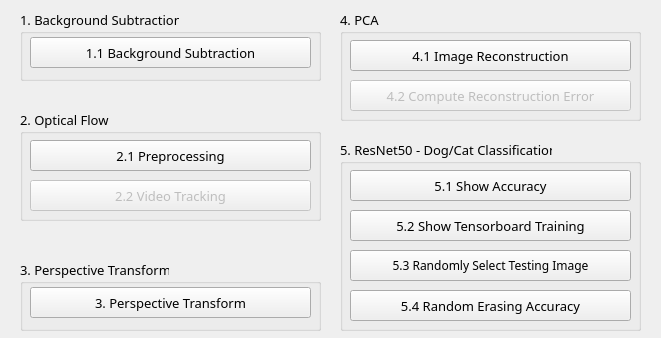
<?xml version="1.0" encoding="UTF-8"?>
<ui version="4.0">
 <class>MainWindow</class>
 <widget class="QMainWindow" name="MainWindow">
  <property name="geometry">
   <rect>
    <x>0</x>
    <y>0</y>
    <width>661</width>
    <height>338</height>
   </rect>
  </property>
  <property name="font">
   <font>
    <family>微軟正黑體</family>
    <pointsize>11</pointsize>
   </font>
  </property>
  <property name="windowTitle">
   <string>CVDL_2020_HW02_By_Steven_HH_Chen</string>
  </property>
  <widget class="QWidget" name="centralwidget">
   <widget class="QGroupBox" name="groupBox">
    <property name="geometry">
     <rect>
      <x>20</x>
      <y>10</y>
      <width>301</width>
      <height>71</height>
     </rect>
    </property>
    <property name="font">
     <font>
      <family>微軟正黑體</family>
      <pointsize>10</pointsize>
     </font>
    </property>
    <property name="title">
     <string>1. Background Subtraction</string>
    </property>
    <widget class="QPushButton" name="pushButton">
     <property name="geometry">
      <rect>
       <x>10</x>
       <y>27</y>
       <width>281</width>
       <height>31</height>
      </rect>
     </property>
     <property name="font">
      <font>
       <family>微軟正黑體</family>
       <pointsize>10</pointsize>
      </font>
     </property>
     <property name="text">
      <string>1.1 Background Subtraction</string>
     </property>
    </widget>
   </widget>
   <widget class="QGroupBox" name="groupBox_2">
    <property name="geometry">
     <rect>
      <x>20</x>
      <y>110</y>
      <width>301</width>
      <height>111</height>
     </rect>
    </property>
    <property name="font">
     <font>
      <family>微軟正黑體</family>
      <pointsize>10</pointsize>
     </font>
    </property>
    <property name="title">
     <string>2. Optical Flow</string>
    </property>
    <widget class="QPushButton" name="pushButton_2">
     <property name="geometry">
      <rect>
       <x>10</x>
       <y>30</y>
       <width>281</width>
       <height>31</height>
      </rect>
     </property>
     <property name="font">
      <font>
       <family>微軟正黑體</family>
       <pointsize>10</pointsize>
      </font>
     </property>
     <property name="text">
      <string>2.1 Preprocessing</string>
     </property>
    </widget>
    <widget class="QPushButton" name="pushButton_3">
     <property name="enabled">
      <bool>false</bool>
     </property>
     <property name="geometry">
      <rect>
       <x>10</x>
       <y>70</y>
       <width>281</width>
       <height>31</height>
      </rect>
     </property>
     <property name="font">
      <font>
       <family>微軟正黑體</family>
       <pointsize>10</pointsize>
      </font>
     </property>
     <property name="text">
      <string>2.2 Video Tracking</string>
     </property>
    </widget>
   </widget>
   <widget class="QGroupBox" name="groupBox_3">
    <property name="geometry">
     <rect>
      <x>20</x>
      <y>260</y>
      <width>301</width>
      <height>71</height>
     </rect>
    </property>
    <property name="font">
     <font>
      <family>微軟正黑體</family>
      <pointsize>10</pointsize>
     </font>
    </property>
    <property name="title">
     <string>3. Perspective Transform</string>
    </property>
    <widget class="QPushButton" name="pushButton_4">
     <property name="geometry">
      <rect>
       <x>10</x>
       <y>27</y>
       <width>281</width>
       <height>31</height>
      </rect>
     </property>
     <property name="font">
      <font>
       <family>微軟正黑體</family>
       <pointsize>10</pointsize>
      </font>
     </property>
     <property name="text">
      <string>3. Perspective Transform</string>
     </property>
    </widget>
   </widget>
   <widget class="QGroupBox" name="groupBox_4">
    <property name="geometry">
     <rect>
      <x>340</x>
      <y>10</y>
      <width>301</width>
      <height>111</height>
     </rect>
    </property>
    <property name="font">
     <font>
      <family>微軟正黑體</family>
      <pointsize>10</pointsize>
     </font>
    </property>
    <property name="title">
     <string>4. PCA</string>
    </property>
    <widget class="QPushButton" name="pushButton_5">
     <property name="geometry">
      <rect>
       <x>10</x>
       <y>30</y>
       <width>281</width>
       <height>31</height>
      </rect>
     </property>
     <property name="font">
      <font>
       <family>微軟正黑體</family>
       <pointsize>10</pointsize>
      </font>
     </property>
     <property name="text">
      <string>4.1 Image Reconstruction</string>
     </property>
    </widget>
    <widget class="QPushButton" name="pushButton_6">
     <property name="enabled">
      <bool>false</bool>
     </property>
     <property name="geometry">
      <rect>
       <x>10</x>
       <y>70</y>
       <width>281</width>
       <height>31</height>
      </rect>
     </property>
     <property name="font">
      <font>
       <family>微軟正黑體</family>
       <pointsize>10</pointsize>
      </font>
     </property>
     <property name="text">
      <string>4.2 Compute Reconstruction Error</string>
     </property>
    </widget>
   </widget>
   <widget class="QGroupBox" name="groupBox_5">
    <property name="geometry">
     <rect>
      <x>340</x>
      <y>140</y>
      <width>301</width>
      <height>191</height>
     </rect>
    </property>
    <property name="font">
     <font>
      <family>微軟正黑體</family>
      <pointsize>10</pointsize>
     </font>
    </property>
    <property name="title">
     <string>5. ResNet50 - Dog/Cat Classification</string>
    </property>
    <widget class="QPushButton" name="pushButton_7">
     <property name="geometry">
      <rect>
       <x>10</x>
       <y>30</y>
       <width>281</width>
       <height>31</height>
      </rect>
     </property>
     <property name="font">
      <font>
       <family>微軟正黑體</family>
       <pointsize>10</pointsize>
      </font>
     </property>
     <property name="text">
      <string>5.1 Show Accuracy</string>
     </property>
    </widget>
    <widget class="QPushButton" name="pushButton_8">
     <property name="geometry">
      <rect>
       <x>10</x>
       <y>70</y>
       <width>281</width>
       <height>31</height>
      </rect>
     </property>
     <property name="font">
      <font>
       <family>微軟正黑體</family>
       <pointsize>10</pointsize>
      </font>
     </property>
     <property name="text">
      <string>5.2 Show Tensorboard Training</string>
     </property>
    </widget>
    <widget class="QPushButton" name="pushButton_9">
     <property name="geometry">
      <rect>
       <x>10</x>
       <y>110</y>
       <width>281</width>
       <height>31</height>
      </rect>
     </property>
     <property name="font">
      <font>
       <family>微軟正黑體</family>
       <pointsize>9</pointsize>
      </font>
     </property>
     <property name="text">
      <string>5.3 Randomly Select Testing Image</string>
     </property>
    </widget>
    <widget class="QPushButton" name="pushButton_10">
     <property name="geometry">
      <rect>
       <x>10</x>
       <y>150</y>
       <width>281</width>
       <height>31</height>
      </rect>
     </property>
     <property name="font">
      <font>
       <family>微軟正黑體</family>
       <pointsize>10</pointsize>
      </font>
     </property>
     <property name="text">
      <string>5.4 Random Erasing Accuracy</string>
     </property>
    </widget>
   </widget>
  </widget>
 </widget>
 <resources/>
 <connections/>
</ui>
